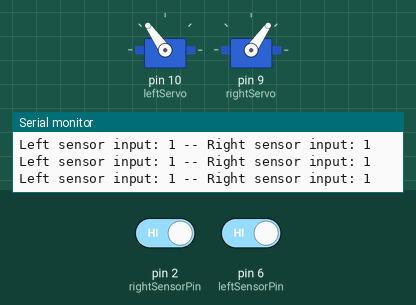
A sketch run on a simulated Arduino Uno, built with avr-gcc and run on an emulated ATmega328P. Shown: 2 × servo, the last lines printed to the serial monitor. Inputs (shaded band) come from the test bench; at power-on: pin 2 (rightSensorPin) HIGH, pin 6 (leftSensorPin) HIGH.

Above: at 1.2 s.
1.3 s: pin 2 (rightSensorPin) driven LOW
At 2.5 s:
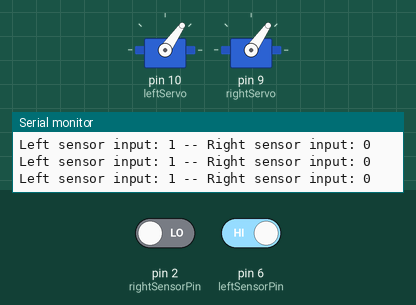
2.8 s: pin 2 (rightSensorPin) driven HIGH
At 4.2 s:
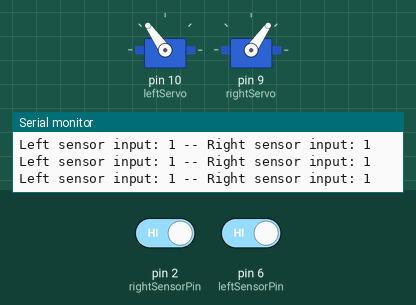
5.8 s: pin 6 (leftSensorPin) driven LOW
At 7.0 s:
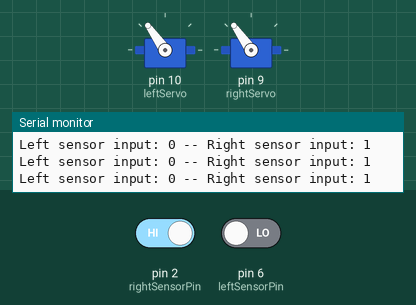
7.3 s: pin 6 (leftSensorPin) driven HIGH
At 8.7 s:
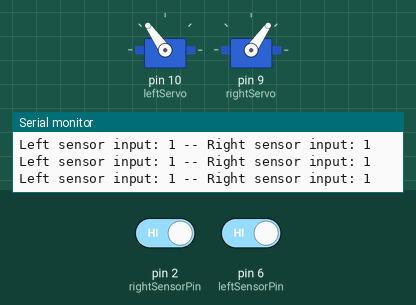
Timing chart, 0 to 10.3 s (numbered marks = the images above; inputs shaded):
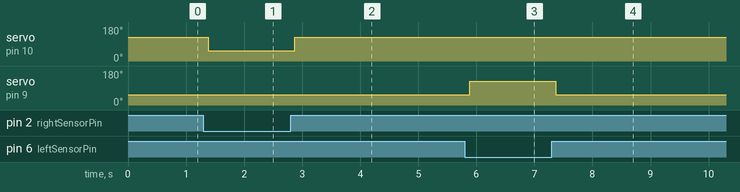

The sketch:

robot_control.ino
```cpp
/*
Goal: Read input from IR sensors, and turn 2 servos accordingly
Input: IR sensor (high or low)
Output: IR sensor info & servo behavior

Written By: J. Boling & J. Sprague
Date: 3/4/24
Class: EE101
*/
/*
OUTLINE:
Setup servos + pin modes + serial writeouts
Create functions for left turns and right turns
Read both sensors & save to variables
Print IR values for debugging
If leftSensor == 0 and rightSensor == 0, go forward
Elseif leftSensor == 1 and rightSensor == 0, go left
Elseif leftSensor == 0 and rightSensor == 1, go right
*/

#include <Servo.h> //include the servo library
Servo leftServo; //initialize left servo object
Servo rightServo; //init right servo object
int leftSensorPin = 6; //these are plugin locations for sensors; left sensor pin
int rightSensorPin = 2; //right sensor pin

void setup() { //setup runs once
  Serial.begin(9600); // starts serial comms; sets baud rate to 9600bps
  leftServo.attach(10); //sets up left servo using servo object
  rightServo.attach(9); //sets up right servo using servo object
  pinMode(leftSensorPin, INPUT); // init left sensor's pin as an input
  pinMode(rightSensorPin, INPUT); //init right sensor's pin as input
  Serial.println("Setup complete."); //println prints to attached console
}

void leftTurn() { //this function performs left turn
  rightServo.write(55);
  leftServo.write(55);
}
void rightTurn() { //this function performs right turn
  rightServo.write(125);
  leftServo.write(125);
}
void straightForward() { //this function moves straight forward
  rightServo.write(55);
  leftServo.write(125);
}


void loop() { //loop is equivalent to main() in most c programs; runs in forever
 int leftSensorInput; //these variables will be the RESULT of digitalRead
 int rightSensorInput;
 leftSensorInput = digitalRead(leftSensorPin); //digitalRead gets the sensor value & stores to variable; left sensor
 rightSensorInput = digitalRead(rightSensorPin); //right sensor
 Serial.print("Left sensor input: "); //these last 4 lines just display the sensor's output
 Serial.print(leftSensorInput);
 Serial.print(" -- Right sensor input: ");
 Serial.print(rightSensorInput);
 Serial.print("\n"); //newline

 if      (leftSensorInput == 0 && rightSensorInput == 0) {straightForward();} //if both sensors aren't seeing anything, go straight
 else if (leftSensorInput == 1 && rightSensorInput == 0) {leftTurn();} //if left sensor sees line, turn left
 else if (leftSensorInput == 0 && rightSensorInput == 1) {rightTurn();} //right sensor sees line, turn right
 else if (leftSensorInput == 1 && rightSensorInput == 1) {straightForward();}
}
```

Measured:
- after the input at 1.3 s, servo on pin 10 (leftServo): 125° → 55° after 0.09 s
- after the input at 2.8 s, servo on pin 10 (leftServo): 55° → 125° after 0.07 s
- after the input at 5.8 s, servo on pin 9 (rightServo): 55° → 125° after 0.08 s
- after the input at 7.3 s, servo on pin 9 (rightServo): 125° → 55° after 0.07 s
